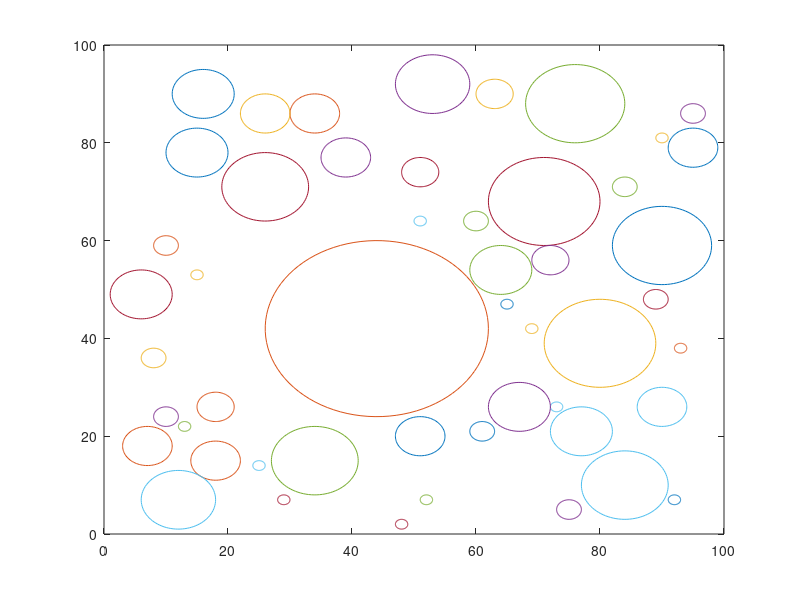
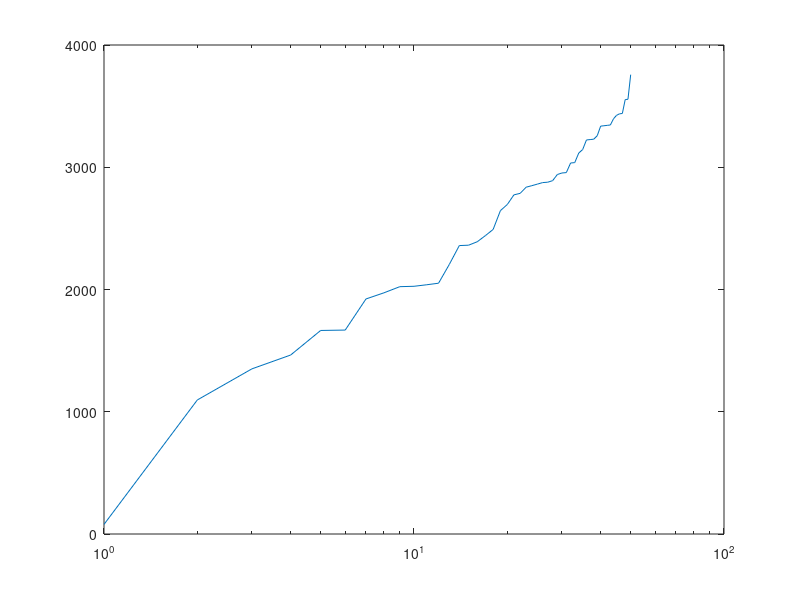
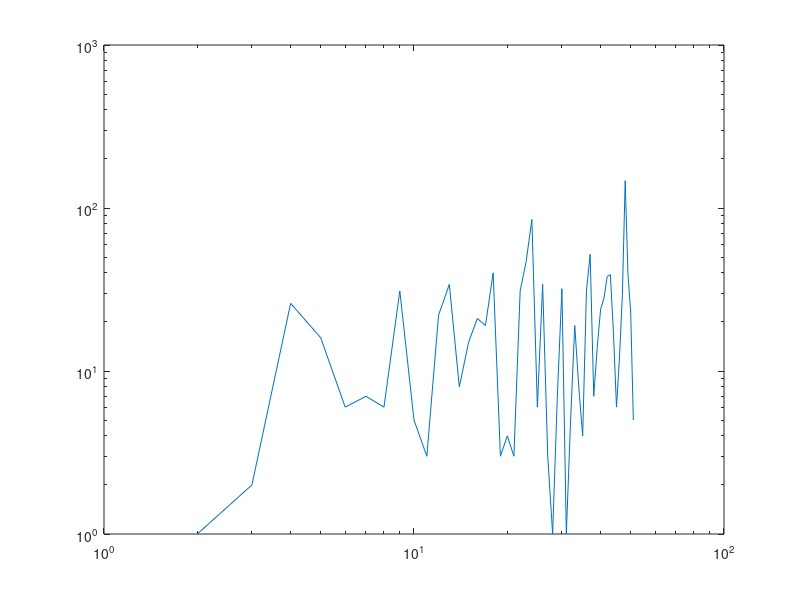

These charts were generated, in order, by the following MATLAB code:
function lab2zad2()
x=0;
y=0;
r=0;
area=0;
areaList=0;
drawCounter=0;
drawCounterList=0;
bool=0;

function plot_circ(X, Y, R)
theta = linspace(0,2*pi);
xc = R*cos(theta) + X;
yc = R*sin(theta) + Y;
plot(xc,yc);
hold on
end

function colision(x1,y1,r1,x2,y2,r2)
    bool=sqrt((x2-x1)^2 + (y2-y1)^2) < (r1+r2);
end
%limits        
a=100;
r_max=a/2;
n_max=50;
var=1;
while var<n_max+1
  randInt=randi([1,r_max],1);
  xa=randi([0,a],1);
  ya=randi([0,a],1);
  drawCounter=drawCounter+1;
  if(xa+randInt<a && ya+randInt<a && xa-randInt>0 && ya-randInt>0) %check if circle fit in range (0,0 to a,a)
      iterator=1;
      for k = x %check if not there is no collision with other circle 
          colision(xa,ya,randInt,k,y(iterator),r(iterator)); 
          if(bool==1)
              break
          end
          iterator=iterator+1;
      end
      if bool==0 %add circle data to vectors
      x(var)=xa;
      y(var)=ya;
      r(var)=randInt;
      area=area+(pi*(randInt).^2);
      areaList(var)=area;
      plot_circ(xa,ya,randInt);
      fprintf(1, ' %s%5d%s%.3g\r ', 'n =',  var, ' S = ', area)
      var=var+1;
      drawCounterList(var)=drawCounter;
      drawCounter=0;
      end
  end
end
figure('Name','Wykres','NumberTitle','off');
semilogx(areaList);
figure('Name','WykresLosowan','NumberTitle','off');
loglog(drawCounterList);
end